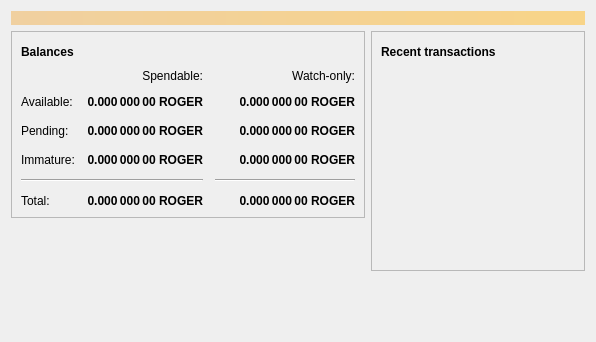
<?xml version="1.0" encoding="UTF-8"?>
<ui version="4.0">
 <class>OverviewPage</class>
 <widget class="QWidget" name="OverviewPage">
  <property name="geometry">
   <rect>
    <x>0</x>
    <y>0</y>
    <width>596</width>
    <height>342</height>
   </rect>
  </property>
  <property name="windowTitle">
   <string>Form</string>
  </property>
  <layout class="QVBoxLayout" name="topLayout">
   <item>
    <widget class="QLabel" name="labelAlerts">
     <property name="visible">
      <bool>false</bool>
     </property>
     <property name="styleSheet">
      <string notr="true">QLabel { background-color: qlineargradient(x1: 0, y1: 0, x2: 1, y2: 0, stop:0 #F0D0A0, stop:1 #F8D488); color:#000000; }</string>
     </property>
     <property name="wordWrap">
      <bool>true</bool>
     </property>
     <property name="margin">
      <number>3</number>
     </property>
     <property name="textInteractionFlags">
      <set>Qt::TextSelectableByMouse</set>
     </property>
    </widget>
   </item>
   <item>
    <layout class="QHBoxLayout" name="horizontalLayout" stretch="1,1">
     <item>
      <layout class="QVBoxLayout" name="verticalLayout_2">
       <item>
        <widget class="QFrame" name="frame">
         <property name="frameShape">
          <enum>QFrame::StyledPanel</enum>
         </property>
         <property name="frameShadow">
          <enum>QFrame::Raised</enum>
         </property>
         <layout class="QVBoxLayout" name="verticalLayout_4">
          <item>
           <layout class="QHBoxLayout" name="horizontalLayout_4">
            <item>
             <widget class="QLabel" name="label_5">
              <property name="font">
               <font>
                <weight>75</weight>
                <bold>true</bold>
               </font>
              </property>
              <property name="text">
               <string>Balances</string>
              </property>
             </widget>
            </item>
            <item>
             <widget class="QPushButton" name="labelWalletStatus">
              <property name="enabled">
               <bool>false</bool>
              </property>
              <property name="maximumSize">
               <size>
                <width>30</width>
                <height>16777215</height>
               </size>
              </property>
              <property name="toolTip">
               <string>The displayed information may be out of date. Your wallet automatically synchronizes with the TheHolyRoger network after a connection is established, but this process has not completed yet.</string>
              </property>
              <property name="text">
               <string/>
              </property>
              <property name="icon">
               <iconset resource="../bitcoin.qrc">
                <normaloff>:/icons/warning</normaloff>
                <disabledoff>:/icons/warning</disabledoff>:/icons/warning</iconset>
              </property>
              <property name="iconSize">
               <size>
                <width>24</width>
                <height>24</height>
               </size>
              </property>
              <property name="flat">
               <bool>true</bool>
              </property>
             </widget>
            </item>
            <item>
             <spacer name="horizontalSpacer_3">
              <property name="orientation">
               <enum>Qt::Horizontal</enum>
              </property>
              <property name="sizeHint" stdset="0">
               <size>
                <width>40</width>
                <height>20</height>
               </size>
              </property>
             </spacer>
            </item>
           </layout>
          </item>
          <item>
           <layout class="QGridLayout" name="gridLayout">
            <property name="spacing">
             <number>12</number>
            </property>
            <item row="2" column="2">
             <widget class="QLabel" name="labelWatchPending">
              <property name="font">
               <font>
                <weight>75</weight>
                <bold>true</bold>
               </font>
              </property>
              <property name="cursor">
               <cursorShape>IBeamCursor</cursorShape>
              </property>
              <property name="toolTip">
               <string>Unconfirmed transactions to watch-only addresses</string>
              </property>
              <property name="text">
               <string notr="true">0.000 000 00 ROGER</string>
              </property>
              <property name="alignment">
               <set>Qt::AlignRight|Qt::AlignTrailing|Qt::AlignVCenter</set>
              </property>
              <property name="textInteractionFlags">
               <set>Qt::LinksAccessibleByMouse|Qt::TextSelectableByKeyboard|Qt::TextSelectableByMouse</set>
              </property>
             </widget>
            </item>
            <item row="2" column="1">
             <widget class="QLabel" name="labelUnconfirmed">
              <property name="font">
               <font>
                <weight>75</weight>
                <bold>true</bold>
               </font>
              </property>
              <property name="cursor">
               <cursorShape>IBeamCursor</cursorShape>
              </property>
              <property name="toolTip">
               <string>Total of transactions that have yet to be confirmed, and do not yet count toward the spendable balance</string>
              </property>
              <property name="text">
               <string notr="true">0.000 000 00 ROGER</string>
              </property>
              <property name="alignment">
               <set>Qt::AlignRight|Qt::AlignTrailing|Qt::AlignVCenter</set>
              </property>
              <property name="textInteractionFlags">
               <set>Qt::LinksAccessibleByMouse|Qt::TextSelectableByKeyboard|Qt::TextSelectableByMouse</set>
              </property>
             </widget>
            </item>
            <item row="3" column="2">
             <widget class="QLabel" name="labelWatchImmature">
              <property name="font">
               <font>
                <weight>75</weight>
                <bold>true</bold>
               </font>
              </property>
              <property name="cursor">
               <cursorShape>IBeamCursor</cursorShape>
              </property>
              <property name="toolTip">
               <string>Mined balance in watch-only addresses that has not yet matured</string>
              </property>
              <property name="text">
               <string notr="true">0.000 000 00 ROGER</string>
              </property>
              <property name="alignment">
               <set>Qt::AlignRight|Qt::AlignTrailing|Qt::AlignVCenter</set>
              </property>
              <property name="textInteractionFlags">
               <set>Qt::LinksAccessibleByMouse|Qt::TextSelectableByKeyboard|Qt::TextSelectableByMouse</set>
              </property>
             </widget>
            </item>
            <item row="4" column="0" colspan="2">
             <widget class="Line" name="line">
              <property name="orientation">
               <enum>Qt::Horizontal</enum>
              </property>
             </widget>
            </item>
            <item row="4" column="2">
             <widget class="Line" name="lineWatchBalance">
              <property name="sizePolicy">
               <sizepolicy hsizetype="Preferred" vsizetype="Fixed">
                <horstretch>0</horstretch>
                <verstretch>0</verstretch>
               </sizepolicy>
              </property>
              <property name="minimumSize">
               <size>
                <width>140</width>
                <height>0</height>
               </size>
              </property>
              <property name="orientation">
               <enum>Qt::Horizontal</enum>
              </property>
             </widget>
            </item>
            <item row="5" column="0">
             <widget class="QLabel" name="labelTotalText">
              <property name="text">
               <string>Total:</string>
              </property>
             </widget>
            </item>
            <item row="3" column="1">
             <widget class="QLabel" name="labelImmature">
              <property name="font">
               <font>
                <weight>75</weight>
                <bold>true</bold>
               </font>
              </property>
              <property name="cursor">
               <cursorShape>IBeamCursor</cursorShape>
              </property>
              <property name="toolTip">
               <string>Mined balance that has not yet matured</string>
              </property>
              <property name="text">
               <string notr="true">0.000 000 00 ROGER</string>
              </property>
              <property name="alignment">
               <set>Qt::AlignRight|Qt::AlignTrailing|Qt::AlignVCenter</set>
              </property>
              <property name="textInteractionFlags">
               <set>Qt::LinksAccessibleByMouse|Qt::TextSelectableByKeyboard|Qt::TextSelectableByMouse</set>
              </property>
             </widget>
            </item>
            <item row="2" column="3">
             <spacer name="horizontalSpacer_2">
              <property name="orientation">
               <enum>Qt::Horizontal</enum>
              </property>
              <property name="sizeHint" stdset="0">
               <size>
                <width>40</width>
                <height>20</height>
               </size>
              </property>
             </spacer>
            </item>
            <item row="3" column="0">
             <widget class="QLabel" name="labelImmatureText">
              <property name="text">
               <string>Immature:</string>
              </property>
             </widget>
            </item>
            <item row="5" column="1">
             <widget class="QLabel" name="labelTotal">
              <property name="font">
               <font>
                <weight>75</weight>
                <bold>true</bold>
               </font>
              </property>
              <property name="cursor">
               <cursorShape>IBeamCursor</cursorShape>
              </property>
              <property name="toolTip">
               <string>Your current total balance</string>
              </property>
              <property name="text">
               <string notr="true">0.000 000 00 ROGER</string>
              </property>
              <property name="alignment">
               <set>Qt::AlignRight|Qt::AlignTrailing|Qt::AlignVCenter</set>
              </property>
              <property name="textInteractionFlags">
               <set>Qt::LinksAccessibleByMouse|Qt::TextSelectableByKeyboard|Qt::TextSelectableByMouse</set>
              </property>
             </widget>
            </item>
            <item row="5" column="2">
             <widget class="QLabel" name="labelWatchTotal">
              <property name="font">
               <font>
                <weight>75</weight>
                <bold>true</bold>
               </font>
              </property>
              <property name="cursor">
               <cursorShape>IBeamCursor</cursorShape>
              </property>
              <property name="toolTip">
               <string>Current total balance in watch-only addresses</string>
              </property>
              <property name="text">
               <string notr="true">0.000 000 00 ROGER</string>
              </property>
              <property name="alignment">
               <set>Qt::AlignRight|Qt::AlignTrailing|Qt::AlignVCenter</set>
              </property>
              <property name="textInteractionFlags">
               <set>Qt::LinksAccessibleByMouse|Qt::TextSelectableByKeyboard|Qt::TextSelectableByMouse</set>
              </property>
             </widget>
            </item>
            <item row="0" column="2">
             <widget class="QLabel" name="labelWatchonly">
              <property name="text">
               <string>Watch-only:</string>
              </property>
              <property name="alignment">
               <set>Qt::AlignRight|Qt::AlignTrailing|Qt::AlignVCenter</set>
              </property>
             </widget>
            </item>
            <item row="1" column="0">
             <widget class="QLabel" name="labelBalanceText">
              <property name="text">
               <string>Available:</string>
              </property>
             </widget>
            </item>
            <item row="1" column="1">
             <widget class="QLabel" name="labelBalance">
              <property name="font">
               <font>
                <weight>75</weight>
                <bold>true</bold>
               </font>
              </property>
              <property name="cursor">
               <cursorShape>IBeamCursor</cursorShape>
              </property>
              <property name="toolTip">
               <string>Your current spendable balance</string>
              </property>
              <property name="text">
               <string notr="true">0.000 000 00 ROGER</string>
              </property>
              <property name="alignment">
               <set>Qt::AlignRight|Qt::AlignTrailing|Qt::AlignVCenter</set>
              </property>
              <property name="textInteractionFlags">
               <set>Qt::LinksAccessibleByMouse|Qt::TextSelectableByKeyboard|Qt::TextSelectableByMouse</set>
              </property>
             </widget>
            </item>
            <item row="1" column="2">
             <widget class="QLabel" name="labelWatchAvailable">
              <property name="font">
               <font>
                <weight>75</weight>
                <bold>true</bold>
               </font>
              </property>
              <property name="cursor">
               <cursorShape>IBeamCursor</cursorShape>
              </property>
              <property name="toolTip">
               <string>Your current balance in watch-only addresses</string>
              </property>
              <property name="text">
               <string notr="true">0.000 000 00 ROGER</string>
              </property>
              <property name="alignment">
               <set>Qt::AlignRight|Qt::AlignTrailing|Qt::AlignVCenter</set>
              </property>
              <property name="textInteractionFlags">
               <set>Qt::LinksAccessibleByMouse|Qt::TextSelectableByKeyboard|Qt::TextSelectableByMouse</set>
              </property>
             </widget>
            </item>
            <item row="2" column="0">
             <widget class="QLabel" name="labelPendingText">
              <property name="text">
               <string>Pending:</string>
              </property>
             </widget>
            </item>
            <item row="0" column="1">
             <widget class="QLabel" name="labelSpendable">
              <property name="text">
               <string>Spendable:</string>
              </property>
              <property name="alignment">
               <set>Qt::AlignRight|Qt::AlignTrailing|Qt::AlignVCenter</set>
              </property>
             </widget>
            </item>
           </layout>
          </item>
         </layout>
        </widget>
       </item>
       <item>
        <spacer name="verticalSpacer">
         <property name="orientation">
          <enum>Qt::Vertical</enum>
         </property>
         <property name="sizeHint" stdset="0">
          <size>
           <width>20</width>
           <height>40</height>
          </size>
         </property>
        </spacer>
       </item>
      </layout>
     </item>
     <item>
      <layout class="QVBoxLayout" name="verticalLayout_3">
       <item>
        <widget class="QFrame" name="frame_2">
         <property name="frameShape">
          <enum>QFrame::StyledPanel</enum>
         </property>
         <property name="frameShadow">
          <enum>QFrame::Raised</enum>
         </property>
         <layout class="QVBoxLayout" name="verticalLayout">
          <item>
           <layout class="QHBoxLayout" name="horizontalLayout_2">
            <item>
             <widget class="QLabel" name="label_4">
              <property name="font">
               <font>
                <weight>75</weight>
                <bold>true</bold>
               </font>
              </property>
              <property name="text">
               <string>Recent transactions</string>
              </property>
             </widget>
            </item>
            <item>
             <widget class="QPushButton" name="labelTransactionsStatus">
              <property name="enabled">
               <bool>false</bool>
              </property>
              <property name="maximumSize">
               <size>
                <width>30</width>
                <height>16777215</height>
               </size>
              </property>
              <property name="toolTip">
               <string>The displayed information may be out of date. Your wallet automatically synchronizes with the TheHolyRoger network after a connection is established, but this process has not completed yet.</string>
              </property>
              <property name="text">
               <string/>
              </property>
              <property name="icon">
               <iconset resource="../bitcoin.qrc">
                <normaloff>:/icons/warning</normaloff>
                <disabledoff>:/icons/warning</disabledoff>:/icons/warning</iconset>
              </property>
              <property name="iconSize">
               <size>
                <width>24</width>
                <height>24</height>
               </size>
              </property>
              <property name="flat">
               <bool>true</bool>
              </property>
             </widget>
            </item>
            <item>
             <spacer name="horizontalSpacer">
              <property name="orientation">
               <enum>Qt::Horizontal</enum>
              </property>
              <property name="sizeHint" stdset="0">
               <size>
                <width>40</width>
                <height>20</height>
               </size>
              </property>
             </spacer>
            </item>
           </layout>
          </item>
          <item>
           <widget class="QListView" name="listTransactions">
            <property name="styleSheet">
             <string notr="true">QListView { background: transparent; }</string>
            </property>
            <property name="frameShape">
             <enum>QFrame::NoFrame</enum>
            </property>
            <property name="verticalScrollBarPolicy">
             <enum>Qt::ScrollBarAlwaysOff</enum>
            </property>
            <property name="horizontalScrollBarPolicy">
             <enum>Qt::ScrollBarAlwaysOff</enum>
            </property>
            <property name="selectionMode">
             <enum>QAbstractItemView::NoSelection</enum>
            </property>
           </widget>
          </item>
         </layout>
        </widget>
       </item>
       <item>
        <spacer name="verticalSpacer_2">
         <property name="orientation">
          <enum>Qt::Vertical</enum>
         </property>
         <property name="sizeHint" stdset="0">
          <size>
           <width>20</width>
           <height>40</height>
          </size>
         </property>
        </spacer>
       </item>
      </layout>
     </item>
    </layout>
   </item>
  </layout>
 </widget>
 <resources/>
 <connections/>
</ui>
